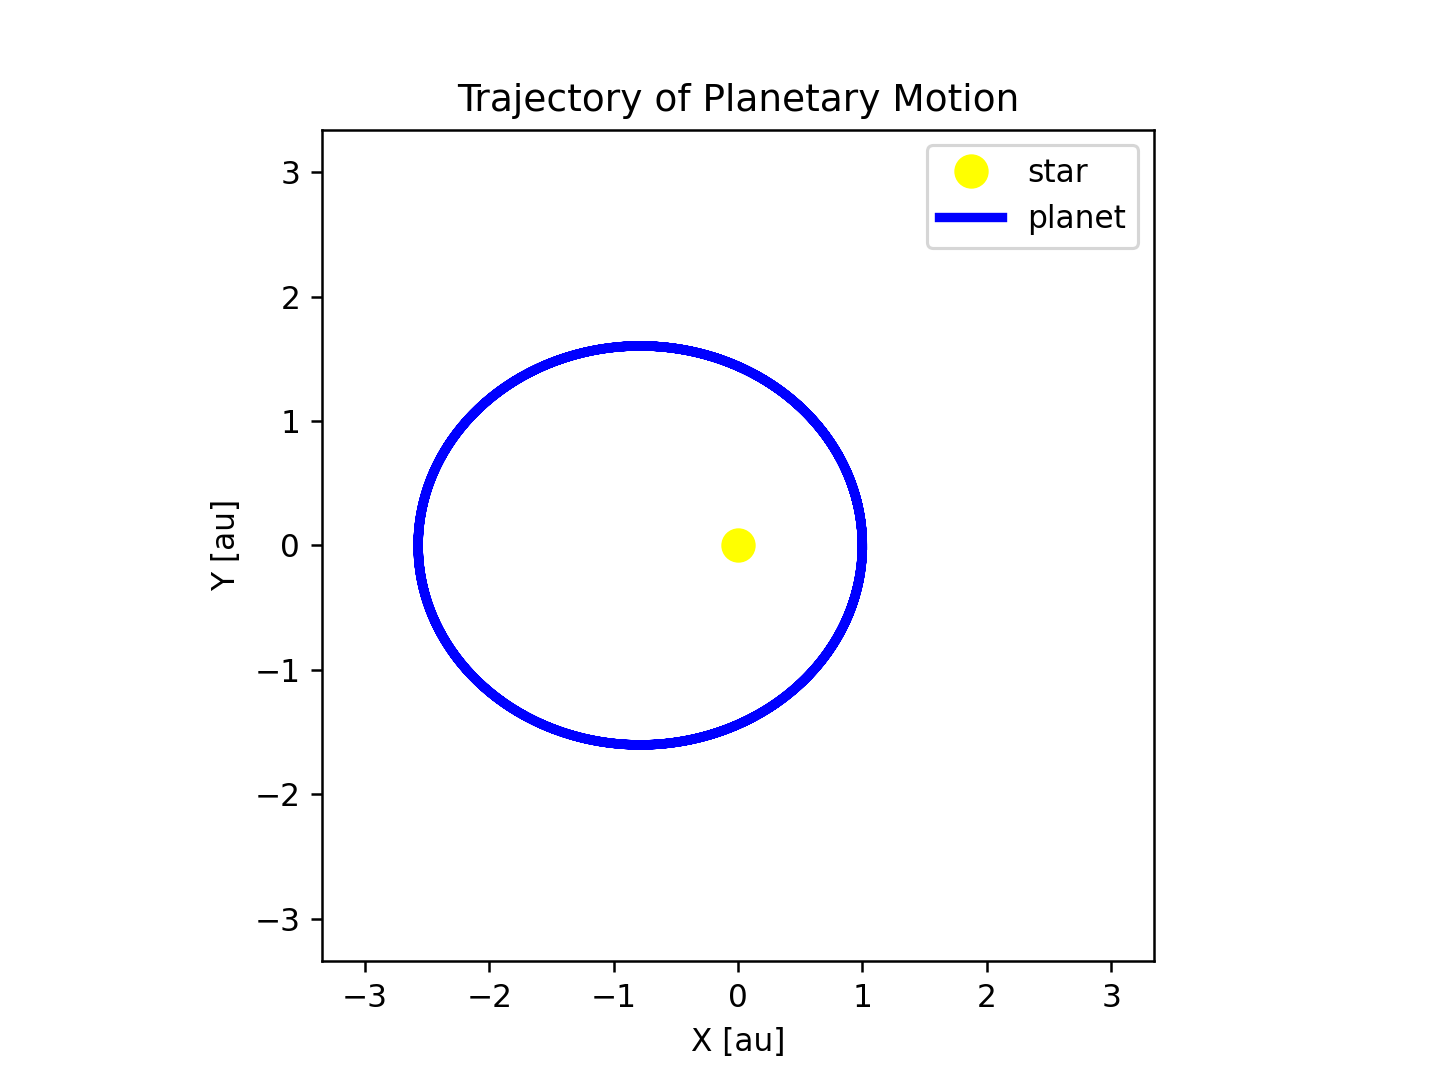

Here is the Python script that generated this plot:
#!/usr/pkg/bin/python3.9

#
# Time-stamp: <2023/03/09 12:45:46 (CST) daisuke>
#

# importing argparse module
import argparse

# importing sys module
import sys

# importing numpy module
import numpy

# importing scipy module
import scipy.integrate
import scipy.stats

# importing matplotlib module
import matplotlib.figure
import matplotlib.backends.backend_agg

#
# initial conditions
#

# mass of the star (unit: solar mass)
M   = 1.0

# initial position of the planet (unit: astronomical unit)
qx0 = 1.0
qy0 = 0.0

# initial velocity of the planet (unit: astronomical unit per year)
vx0 = 0.0
vy0 = 1.2

# printing initial conditions
print (f'initial conditions for calculation of planetary motion:')
print (f'  qx0 = {qx0:8.3f} [au]')
print (f'  qy0 = {qy0:8.3f} [au]')
print (f'  vx0 = {vx0:8.3f} [au/year]')
print (f'  vx0 = {vy0:8.3f} [au/year]')

#
# other parameters
#

# gravitational constant
GM = 4.0 * numpy.pi**2

# time step in year
dt = 0.01

# end time of simulation in year
time_end = 10.0

# output image file
file_output = 'advobs202302_s04_06_02.png'

#
# equation of motion
#
def eqmo (t, y):
    # initialisation of dy
    dy = numpy.zeros_like (y)
    # r^3 (cube of distance between star and planet)
    r_cubed = ( y[0]**2 + y[2]**2 )**1.5
    # Runge-Kutta method
    dy[0] = y[1]
    dy[1] = -GM * y[0] / r_cubed
    dy[2] = y[3]
    dy[3] = -GM * y[2] / r_cubed
    # returning dy
    return dy

# number of time steps of simulation
n_step = int (time_end / dt) + 1

# times to calculate position and velocity of planet
times = numpy.linspace (0.0, time_end, n_step)

# initial values
y_init = (qx0, vx0 * numpy.sqrt (GM), qy0, vy0 * numpy.sqrt (GM))

# orbital integration of planet
solution = scipy.integrate.solve_ivp (eqmo, [0.0, time_end], y_init, \
                                      t_eval=times, dense_output=True, \
                                      rtol=10**-6, atol=10**-9)

# results (positions and velocities of planet)
qx = solution.y[0]
qy = solution.y[2]
vx = solution.y[1]
xy = solution.y[3]

# finding maximum and minimum values for plotting
qx_max = scipy.stats.tmax (qx)
qy_max = scipy.stats.tmax (qy)
qx_min = scipy.stats.tmin (qx)
qy_min = scipy.stats.tmin (qy)
maxmin = sorted ([abs (qx_max), abs (qy_max), abs (qx_min), abs (qy_min)])
x_max  = maxmin[-1] * +1.3
x_min  = maxmin[-1] * -1.3
y_max  = maxmin[-1] * +1.3
y_min  = maxmin[-1] * -1.3

#
# plotting using Matplotlib
#
    
# making objects "fig" and "ax"
fig    = matplotlib.figure.Figure ()
canvas = matplotlib.backends.backend_agg.FigureCanvasAgg (fig)
ax     = fig.add_subplot (111)

# axes
ax.set_title ('Trajectory of Planetary Motion')
ax.set_xlabel ('X [au]')
ax.set_ylabel ('Y [au]')
ax.set_xlim (x_min, x_max)
ax.set_ylim (y_min, y_max)
ax.set_aspect ('equal')

# plotting the position of the star
ax.plot (0.0, 0.0, linestyle='None', marker='o', markersize=10.0, \
         color='yellow', label='star')

# plotting the trajectory of orbital motion of planet
ax.plot (qx, qy, linestyle='-', linewidth=3.0, color='blue', label='planet')

# legend
ax.legend ()

# saving file
fig.savefig (file_output, dpi=225)
